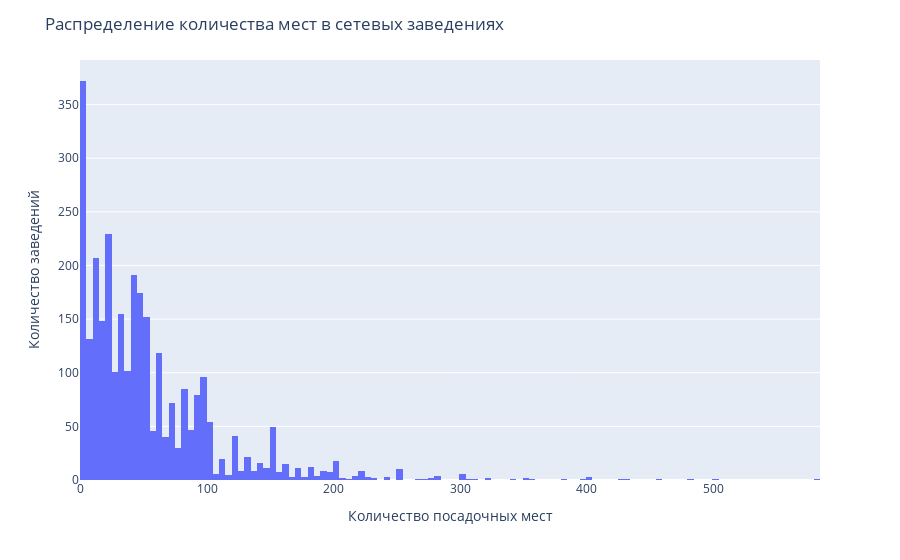

Write notebook code for a chart like this one.
### Markdown cell above
### Распределение посадочных мест в сетевых заведениях

### Code cell
# Отфильтруем сетевые заведения и построим график распределения количества посадочных мест
chain_object = rest_data.query('chain == "да"')
fig = px.histogram(chain_object, x="number")
fig.update_layout(
                  title="Распределение количества мест в сетевых заведениях",
                  xaxis_title="Количество посадочных мест",
                  yaxis_title="Количество заведений")
fig.show();

### Figure 1 — Plotly figure (JSON) as saved in the notebook; plotly's stock layout.template omitted (floating-point values rounded to 4 significant figures; data arrays with more than 128 entries replaced by an {"elided": "..."} marker saying what was removed)
{"data": [{"alignmentgroup": "True", "bingroup": "x", "hovertemplate": "number=%{x}<br>count=%{y}<extra></extra>", "legendgroup": "", "marker": {"color": "#636efa", "pattern": {"shape": ""}}, "name": "", "offsetgroup": "", "orientation": "v", "showlegend": false, "type": "histogram", "x": {"elided": "2968 int values"}, "xaxis": "x", "yaxis": "y"}], "layout": {"barmode": "relative", "legend": {"tracegroupgap": 0}, "margin": {"t": 60}, "title": {"text": "Распределение количества мест в сетевых заведениях"}, "xaxis": {"anchor": "y", "domain": [0, 1], "title": {"text": "Количество посадочных мест"}}, "yaxis": {"anchor": "x", "domain": [0, 1], "title": {"text": "Количество заведений"}}}}
